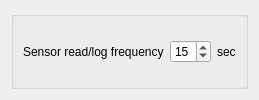
              <widget class="QWidget" name="tab_10">
               <attribute name="title">
                <string>Various</string>
               </attribute>
               <layout class="QHBoxLayout" name="horizontalLayout_29">
                <item>
                 <layout class="QGridLayout" name="gridLayout_27">
                  <item row="0" column="0">
                   <widget class="QGroupBox" name="groupBox_20">
                    <property name="title">
                     <string/>
                    </property>
                    <layout class="QHBoxLayout" name="horizontalLayout_35">
                     <item>
                      <layout class="QHBoxLayout" name="horizontalLayout_34">
                       <item>
                        <widget class="QLabel" name="label_62">
                         <property name="text">
                          <string>Sensor read/log frequency</string>
                         </property>
                        </widget>
                       </item>
                       <item>
                        <widget class="QSpinBox" name="hardware_settings_read_frequency">
                         <property name="value">
                          <number>15</number>
                         </property>
                        </widget>
                       </item>
                       <item>
                        <widget class="QLabel" name="label_63">
                         <property name="text">
                          <string>sec</string>
                         </property>
                        </widget>
                       </item>
                      </layout>
                     </item>
                    </layout>
                   </widget>
                  </item>
                 </layout>
                </item>
               </layout>
              </widget>
